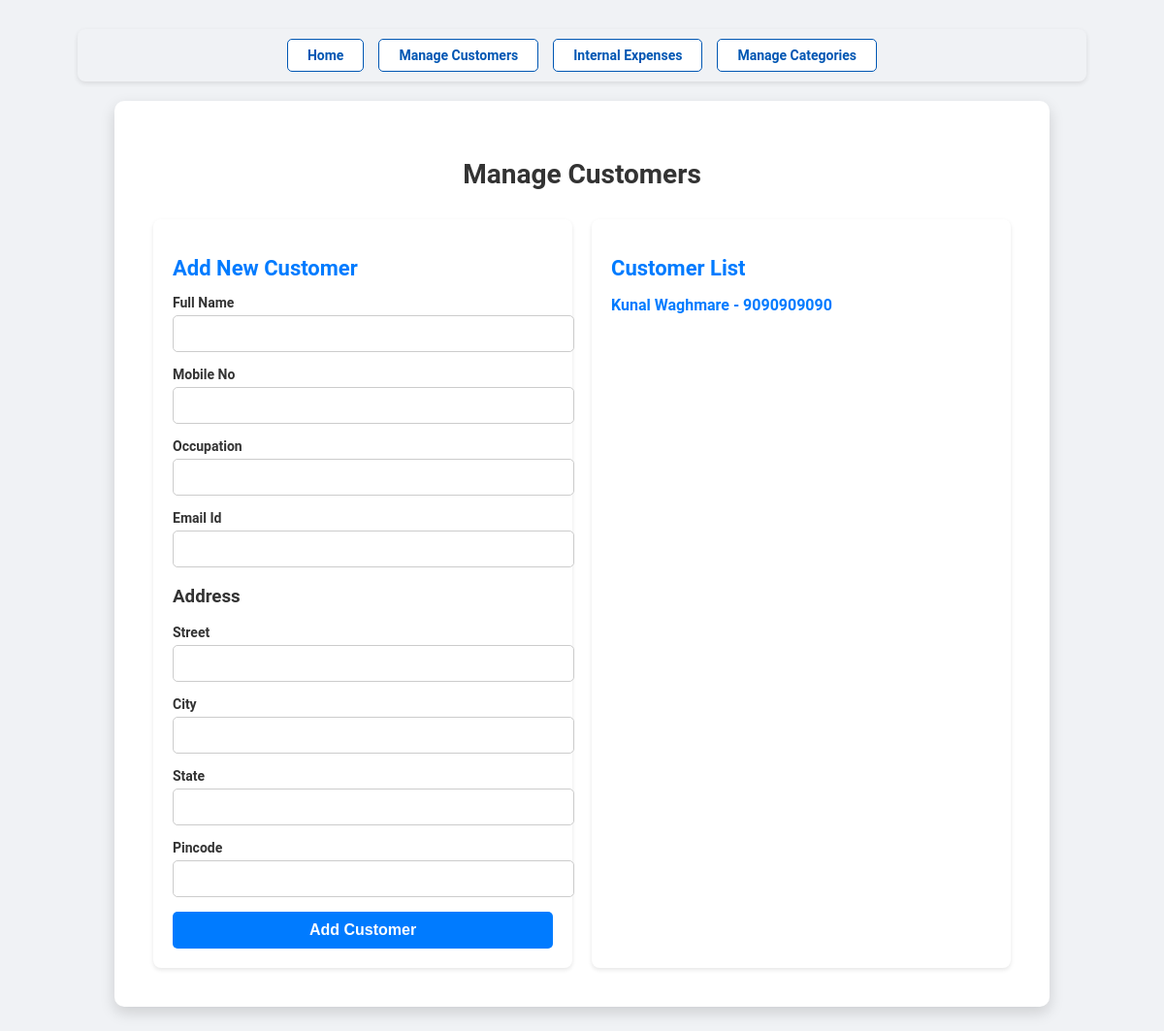
The page /customers on the database as committed earlier.
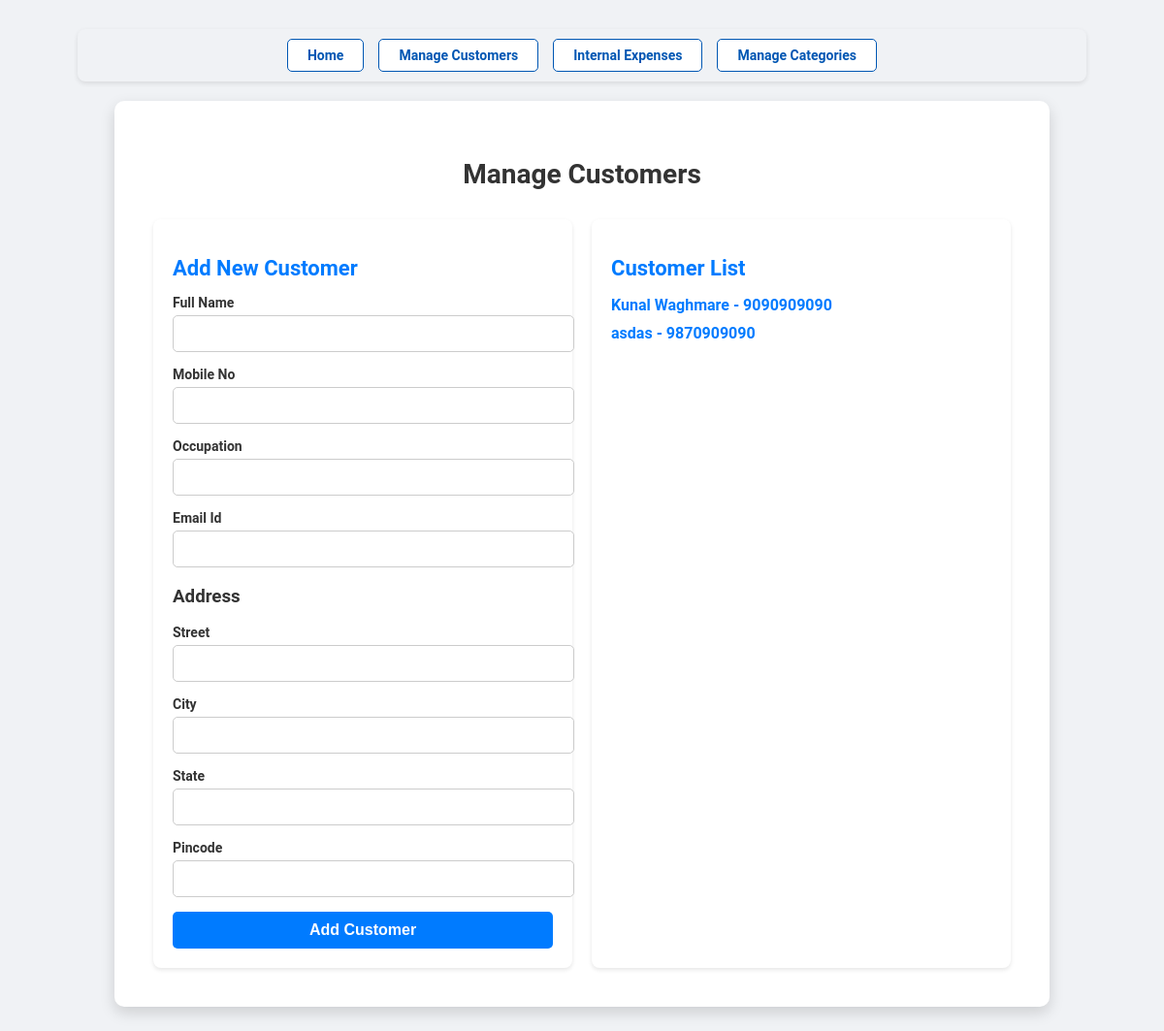
The same page on the database as committed later.
### models.py (models this page shows)
class Customer(db.Model):
  id = db.Column(db.Integer, primary_key=True)
  full_name = db.Column(db.String(100), nullable=False)
  mobile_no = db.Column(db.String(20), nullable=False)
  occupation = db.Column(db.String(50))
  email_id = db.Column(db.String(50))
  address = db.Column(db.Text)
  files = db.relationship('CustomerFile', back_populates='customer', cascade='all, delete-orphan')
  construction_size = db.Column(db.Float, nullable=True, default=0.0)
  rate_of_construction = db.Column(db.Float, nullable=True, default=0.0)
  wall_compound_size = db.Column(db.Float, nullable=True, default=0.0)
  rate_of_wall_compound = db.Column(db.Float, nullable=True, default=0.0)

### abconstruction.py (the view, shortened to what this page needs)
@app.route('/customers', methods=['GET', 'POST'])
def manage_customers():
  customers = Customer.query.all()
  if not customers:
      flash('No customers found!', 'warning')
  return render_template('customers.html', customers=customers)

### templates/customers.html (shortened to what this page needs)
<!DOCTYPE html>
<html lang="en">
<head>
  <link rel="stylesheet" href="{{ url_for('static', filename='styles.css') }}">
</head>
<body>
  <div class="navigation">
    <a href="{{ url_for('dashboard') }}">Home</a>
    <a href="{{ url_for('manage_customers') }}">Manage Customers</a>
    <a href="{{ url_for('manage_expenses') }}">Internal Expenses</a>
    <a href="{{ url_for('manage_categories') }}">Manage Categories</a>
  </div>
  <div class="container">
    <h1 class="page-title">Manage Customers</h1>
    <div class="row">
      <div class="form-box">
        <h2>Add New Customer</h2>
        <form method="POST">
          <div class="form-group">
            <label for="full_name">Full Name</label>
            <input type="text" id="full_name" name="full_name" title="Please enter customer name." required>
          </div>
          <div class="form-group">
            <label for="mobile_no">Mobile No</label>
            <input type="text" id="mobile_no" name="mobile_no" pattern="\d{10}" title="Please enter a 10-digit mobile number."  required>
          </div>
          <div class="form-group">
            <label for="occupation">Occupation</label>
            <input type="text" id="occupation" name="occupation">
          </div>
          <div class="form-group">
            <label for="email_id">Email Id</label>
            <input type="email" id="email_id" name="email_id">
          </div>
          <h3>Address</h3>
          <div class="form-group">
            <label for="street">Street</label>
            <input type="text" id="street" name="street" required>
          </div>
          <div class="form-group">
            <label for="city">City</label>
            <input type="text" id="city" name="city" required>
          </div>
          <div class="form-group">
            <label for="state">State</label>
            <input type="text" id="state" name="state" required>
          </div>
          <div class="form-group">
            <label for="pincode">Pincode</label>
            <input type="text" id="pincode" name="pincode" required>
          </div>
          <button type="submit">Add Customer</button>
        </form>
      </div>
      <div class="form-box">
        <h2>Customer List</h2>
        <ul class="customer-list">
          {% for customer in customers %}
            <li>
              <a href="{{ url_for('customer_work_details', id=customer.id) }}">
                {{ customer.full_name }} - {{ customer.mobile_no }}
              </a>
            </li>
          {% endfor %}
        </ul>
      </div>
    </div>
  </div>
</body>
</html>

Rows that differ between the two databases and show on the page:
added Customer: full_name "asdas", mobile_no "9870909090"
